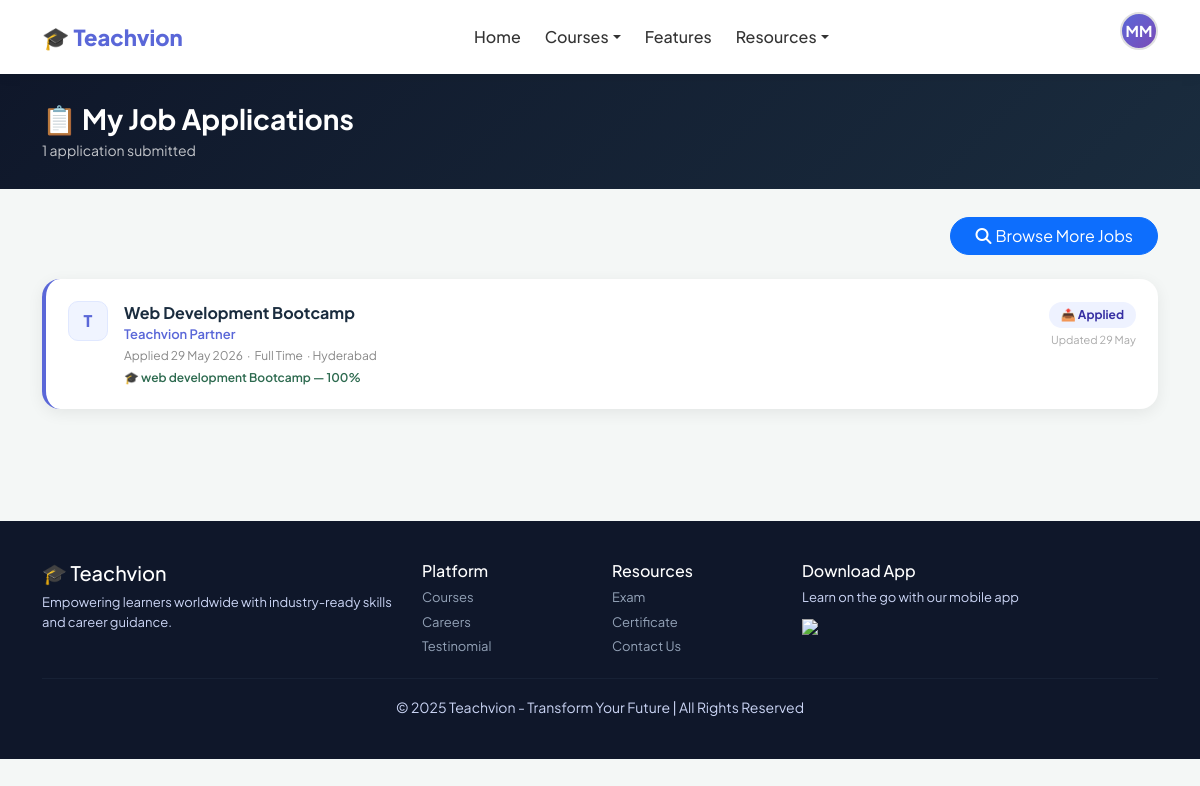
Page /jobs/my-applications/ (signed in) on the committed database.
### accounts/models.py (models this page shows, shortened)
class CustomUser(AbstractUser):
    ROLE_CHOICES = [
        ('student', 'Student'),
        ('trainer', 'Trainer'),
        ('admin', 'Admin'),
    ]
    email = models.EmailField(unique=True)
    role = models.CharField(max_length=10, choices=ROLE_CHOICES, default='student')
    phone = models.CharField(max_length=15, blank=True)
    profile_pic = models.ImageField(upload_to='profiles/', blank=True, null=True)
    bio = models.TextField(blank=True)
    created_at = models.DateTimeField(auto_now_add=True)
    USERNAME_FIELD = 'email'
    REQUIRED_FIELDS = ['username', 'first_name', 'last_name']
    def get_dashboard_url(self):
        urls = {
            'student': '/dashboard/student/',
            'trainer': '/dashboard/trainer/',
            'admin':   '/dashboard/admin/',
        }
        return urls.get(self.role, '/')

### jobs/models.py (models this page shows, shortened)
class JobApplication(models.Model):
    STATUS_CHOICES = [
        ('applied',    'Applied'),
        ('reviewing',  'Under Review'),
        ('shortlisted','Shortlisted'),
        ('rejected',   'Rejected'),
        ('hired',      'Hired 🎉'),
    ]
    job           = models.ForeignKey(JobListing, on_delete=models.CASCADE, related_name='applications')
    student       = models.ForeignKey(
        'accounts.CustomUser', on_delete=models.CASCADE, related_name='job_applications'
    )
    certificate   = models.ForeignKey(
        'certificates.Certificate', on_delete=models.SET_NULL,
        null=True, blank=True, related_name='job_applications',
        help_text='Certificate used to qualify for this job'
    )
    resume        = models.FileField(upload_to='resumes/', blank=True, null=True)
    cover_letter  = models.TextField(blank=True)
    status        = models.CharField(max_length=20, choices=STATUS_CHOICES, default='applied')
    applied_at    = models.DateTimeField(auto_now_add=True)
    updated_at    = models.DateTimeField(auto_now=True)
    company_notes = models.TextField(blank=True)  # private notes by company
    class Meta:
        unique_together = ('job', 'student')
        ordering = ['-applied_at']

class JobListing(models.Model):
    TYPE_CHOICES = [
        ('full_time',  'Full Time'),
        ('part_time',  'Part Time'),
        ('internship', 'Internship'),
        ('contract',   'Contract'),
        ('remote',     'Remote'),
    ]
    LEVEL_CHOICES = [
        ('fresher',   'Fresher / Entry Level'),
        ('junior',    'Junior (1-2 yrs)'),
        ('mid',       'Mid Level (2-5 yrs)'),
        ('senior',    'Senior (5+ yrs)'),
    ]
    company          = models.ForeignKey(
        CompanyProfile, on_delete=models.CASCADE, related_name='jobs'
    )
    title            = models.CharField(max_length=200)
    description      = models.TextField()
    requirements     = models.TextField(blank=True)
    responsibilities = models.TextField(blank=True)
    job_type         = models.CharField(max_length=20, choices=TYPE_CHOICES, default='full_time')
    level            = models.CharField(max_length=20, choices=LEVEL_CHOICES, default='fresher')
    location         = models.CharField(max_length=200, blank=True)
    salary_min       = models.PositiveIntegerField(null=True, blank=True)
    salary_max       = models.PositiveIntegerField(null=True, blank=True)
    skills           = models.CharField(max_length=500, blank=True,
                                        help_text='Comma-separated skills e.g. Python, Django, SQL')
    required_course  = models.ForeignKey(
        'courses.Course', on_delete=models.SET_NULL,
        null=True, blank=True, related_name='job_listings',
        help_text='Leave blank to allow any certified student'
    )
    min_exam_score   = models.PositiveIntegerField(
        default=50, help_text='Minimum exam score % required'
    )
    is_active        = models.BooleanField(default=True)
    is_approved      = models.BooleanField(default=False)  # admin approves
    deadline         = models.DateField(null=True, blank=True)
    posted_at        = models.DateTimeField(auto_now_add=True)
    class Meta:
        ordering = ['-posted_at']

class CompanyProfile(models.Model):
    company_user  = models.OneToOneField(
        'accounts.CustomUser', on_delete=models.CASCADE,
        related_name='company_profile',
        null=True, blank=True
    )
    partner       = models.OneToOneField(
        'certificates.PartnerCompany', on_delete=models.SET_NULL,
        null=True, blank=True, related_name='job_profile'
    )
    name          = models.CharField(max_length=200)
    logo          = models.ImageField(upload_to='company_logos/', blank=True, null=True)
    website       = models.URLField(blank=True)
    about         = models.TextField(blank=True)
    location      = models.CharField(max_length=200, blank=True)
    industry      = models.CharField(max_length=100, blank=True)
    is_approved   = models.BooleanField(default=False)
    created_at    = models.DateTimeField(auto_now_add=True)

### certificates/models.py (models this page shows, shortened)
class Certificate(models.Model):
    DELIVERY_CHOICES = [
        ('digital', 'Digital Download'),
        ('post', 'Postal Mail'),
        ('pdf', 'PDF Download'),
    ]
    student = models.ForeignKey(settings.AUTH_USER_MODEL, on_delete=models.CASCADE, related_name='certificates')
    course = models.ForeignKey(Course, on_delete=models.CASCADE, related_name='certificates')
    exam_attempt = models.OneToOneField(
        'exams.ExamAttempt', on_delete=models.SET_NULL,
        null=True, blank=True, related_name='certificate'
    )
    certificate_number = models.CharField(max_length=20, unique=True, editable=False)
    delivery_method = models.CharField(max_length=10, choices=DELIVERY_CHOICES, default='digital')
    postal_address = models.TextField(blank=True)
    issued_at = models.DateTimeField(auto_now_add=True)

### courses/models.py (models this page shows, shortened)
class Course(models.Model):
    CATEGORY_CHOICES = [
        ('web', 'Web Development'),
        ('java', 'Java Full Stack'),
        ('python', 'Python Full Stack'),
        ('data', 'Data Analytics'),
        ('ai', 'AI/ML'),
        ('accounting', 'Accounting & Finance'),
        ('business', 'Business Management'),
        ('diet', 'Diet & Nutrition'),
        ('computer_science', 'Computer Science'),
    ]
    trainer = models.ForeignKey(
        settings.AUTH_USER_MODEL,
        on_delete=models.SET_NULL,
        null=True, blank=True,
        related_name='courses_taught',
        limit_choices_to={'role': 'trainer'}
    )
    title = models.CharField(max_length=200)
    description = models.TextField()
    category = models.CharField(max_length=20, choices=CATEGORY_CHOICES)
    price = models.DecimalField(max_digits=10, decimal_places=2)
    thumbnail = models.ImageField(upload_to='course_thumbnails/', blank=True, null=True)
    badge = models.CharField(max_length=50, blank=True)
    is_active = models.BooleanField(default=True)
    created_at = models.DateTimeField(auto_now_add=True)
    updated_at = models.DateTimeField(auto_now=True)

### exams/models.py (models this page shows, shortened)
class ExamAttempt(models.Model):
    student = models.ForeignKey(
        settings.AUTH_USER_MODEL, on_delete=models.CASCADE, related_name='exam_attempts'
    )
    course = models.ForeignKey(Course, on_delete=models.CASCADE, related_name='exam_attempts')
    score = models.PositiveIntegerField(default=0)
    total_questions = models.PositiveIntegerField(default=0)
    percentage = models.FloatField(default=0.0)
    passed = models.BooleanField(default=False)          # >= 50%
    eligible_for_partner = models.BooleanField(default=False)  # >= 70%
    attempted_at = models.DateTimeField(auto_now_add=True)

### jobs/views.py (the view)
# urls.py: path('jobs/my-applications/',views.my_applications_view,name='my_applications'),
@login_required
def my_applications_view(request):
    if request.user.role != 'student':
        return redirect('job_board')
    applications = JobApplication.objects.filter(
        student=request.user
    ).select_related('job', 'job__company', 'certificate').order_by('-applied_at')
    return render(request, 'my_applications.html', {'applications': applications})

### jobs/templates/my_applications.html (shortened to what this page needs)
{% extends 'base.html' %}
{% block content %}
<div class="page-hero">
  <div class="container">
    <h3 class="fw-bold mb-1">📋 My Job Applications</h3>
    <p class="mb-0 opacity-75" style="font-size:14px;">{{ applications|length }} application{{ applications|length|pluralize }} submitted</p>
  </div>
</div>
<div class="container pb-5">
  <div class="d-flex justify-content-between align-items-center mb-4 flex-wrap gap-2">
    <a href="{% url 'job_board' %}" class="btn btn-primary rounded-pill px-4">
      <i class="fas fa-search me-1"></i>Browse More Jobs
    </a>
  </div>
  {% if applications %}
    {% for app in applications %}
    <div class="app-card {{ app.status }}">
      <div class="d-flex gap-3 align-items-start flex-wrap">
        <div class="co-logo-sm">
          {% if app.job.company.logo %}<img src="{{ app.job.company.logo.url }}" alt="">
          {% else %}{{ app.job.company.name|first|upper }}{% endif %}
        </div>
        <div style="flex:1;">
          <div style="font-weight:700;font-size:16px;color:#1a2c3e;">{{ app.job.title }}</div>
          <div style="font-size:13px;color:#5a67d8;font-weight:600;">{{ app.job.company.name }}</div>
          <div style="font-size:12px;color:#888;margin-top:3px;">
            Applied {{ app.applied_at|date:"d M Y" }} &nbsp;·&nbsp;
            {{ app.job.get_job_type_display }}
            {% if app.job.location %}&nbsp;·&nbsp;{{ app.job.location }}{% endif %}
          </div>
          {% if app.certificate %}
          <div style="font-size:12px;color:#2d6a4f;margin-top:4px;font-weight:600;">
            🎓 {{ app.certificate.course.title }} — {{ app.certificate.exam_attempt.percentage|floatformat:0 }}%
          </div>
          {% endif %}
        </div>
        <div class="text-end">
          <span class="status-chip s-{{ app.status }}">
            {% if app.status == 'applied' %}📤 Applied
            {% elif app.status == 'reviewing' %}🔍 Under Review
            {% elif app.status == 'shortlisted' %}⭐ Shortlisted
            {% elif app.status == 'rejected' %}❌ Rejected
            {% elif app.status == 'hired' %}🎉 Hired!
            {% endif %}
          </span>
          <div style="font-size:11px;color:#aaa;margin-top:4px;">Updated {{ app.updated_at|date:"d M" }}</div>
        </div>
      </div>
    </div>
    {% endfor %}
  {% endif %}
</div>
{% endblock %}

### courses/templates/base.html (shortened to what this page needs)
{% load static %}
<!DOCTYPE html>
<html lang="en">
<head>
  <link rel="stylesheet" href="{% static 'css/style.css' %}">
  <link href="https://cdn.jsdelivr.net/npm/bootstrap@5.3.0/dist/css/bootstrap.min.css" rel="stylesheet">
  <link rel="stylesheet" href="https://cdnjs.cloudflare.com/ajax/libs/font-awesome/6.4.0/css/all.min.css">
</head>
<body>
<nav class="navbar navbar-expand-lg">
  <div class="container">
    <a class="logo" href="{% url 'index' %}">🎓 Teachvion</a>
    <div class="collapse navbar-collapse justify-content-center" id="navbarMain">
      <ul class="navbar-nav">
        <li class="nav-item"><a class="nav-link" href="{% url 'index' %}">Home</a></li>
        <li class="nav-item dropdown">
          <a class="nav-link dropdown-toggle" href="#" data-bs-toggle="dropdown">Courses</a>
        </li>
        <li class="nav-item"><a class="nav-link" href="#Features">Features</a></li>
        <li class="nav-item dropdown">
          <a class="nav-link dropdown-toggle" href="#" data-bs-toggle="dropdown">Resources</a>
        </li>
      </ul>
    </div>
    <div class="d-flex align-items-center gap-2">
      {% if user.is_authenticated %}
        <div class="dropdown profile-dropdown">
          <div class="profile-avatar dropdown-toggle" data-bs-toggle="dropdown">
            {% if user.profile_pic %}
              <img src="{{ user.profile_pic.url }}" alt="Profile">
            {% else %}
              {{ user.first_name|first|upper }}{{ user.last_name|first|upper }}
            {% endif %}
          </div>
        </div>
      {% else %}
        <a href="{% url 'login' %}" class="btn btn-login">Log in</a>
        <a href="{% url 'register' %}" class="btn btn-signup">Sign up</a>
      {% endif %}
    </div>
  </div>
</nav>
{% block content %}{% endblock %}
<footer class="footer">
  <div class="container">
    <div class="row">
      <div class="col-md-4">
        <h5>🎓 Teachvion</h5>
        <p>Empowering learners worldwide with industry-ready skills and career guidance.</p>
      </div>
      <div class="col-md-2">
        <h6>Platform</h6>
        <p><a href="{% url 'index' %}#courses">Courses</a></p>
        <p><a href="{% url 'index' %}#jobs">Careers</a></p>
        <p><a href="{% url 'index' %}#testinomial">Testinomial</a></p>
      </div>
      <div class="col-md-2">
        <h6>Resources</h6>
        <p><a href="{% url 'exam' %}">Exam</a></p>
        <p><a href="{% url 'certificate' %}">Certificate</a></p>
        <p><a href="#contact">Contact Us</a></p>
      </div>
      <div class="col-md-4">
        <h6>Download App</h6>
        <p>Learn on the go with our mobile app</p>
        <img src="https://upload.wikimedia.org/wikipedia/commons/7/78/Google_Play_Store_badge_EN.svg" width="130">
      </div>
    </div>
    <hr>
    <div class="text-center">
      <small>© 2025 Teachvion - Transform Your Future | All Rights Reserved</small>
    </div>
  </div>
</footer>
</body>
</html>

### rows in the picture
CustomUser: first_name|first "M", last_name|first "M"
JobApplication: job.company.name|first "T", job "Web Development Bootcamp", job.company.name "Teachvion Partner", applied_at "29 May 2026", job.job_type "Full Time", job.location "Hyderabad", certificate.course "web development Bootcamp", certificate.exam_attempt.percentage "100", status "📤 Applied", updated_at "29 May"

### other values in the picture
{{ applications|length }} "1"
